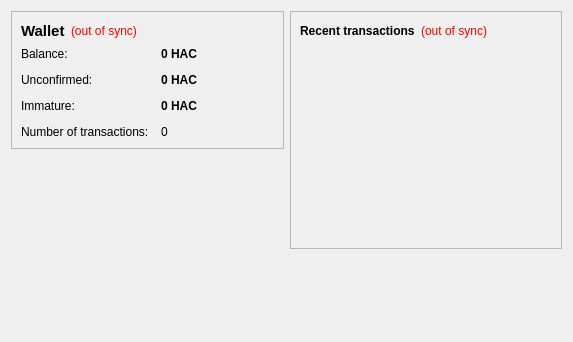
<?xml version="1.0" encoding="UTF-8"?>
<ui version="4.0">
 <class>OverviewPage</class>
 <widget class="QWidget" name="OverviewPage">
  <property name="geometry">
   <rect>
    <x>0</x>
    <y>0</y>
    <width>573</width>
    <height>342</height>
   </rect>
  </property>
  <property name="windowTitle">
   <string>Form</string>
  </property>
  <layout class="QHBoxLayout" name="horizontalLayout" stretch="1,1">
   <item>
    <layout class="QVBoxLayout" name="verticalLayout_2">
     <item>
      <widget class="QFrame" name="frame">
       <property name="frameShape">
        <enum>QFrame::StyledPanel</enum>
       </property>
       <property name="frameShadow">
        <enum>QFrame::Raised</enum>
       </property>
       <layout class="QVBoxLayout" name="verticalLayout_4">
        <item>
         <layout class="QHBoxLayout" name="horizontalLayout_4">
          <item>
           <widget class="QLabel" name="label_5">
            <property name="font">
             <font>
              <pointsize>11</pointsize>
              <weight>75</weight>
              <bold>true</bold>
             </font>
            </property>
            <property name="text">
             <string>Wallet</string>
            </property>
           </widget>
          </item>
          <item>
           <widget class="QLabel" name="labelWalletStatus">
            <property name="toolTip">
             <string>The displayed information may be out of date. Your wallet automatically synchronizes with the HamburgeCoin network after a connection is established, but this process has not completed yet.</string>
            </property>
            <property name="styleSheet">
             <string notr="true">QLabel { color: red; }</string>
            </property>
            <property name="text">
             <string notr="true">(out of sync)</string>
            </property>
            <property name="alignment">
             <set>Qt::AlignLeading|Qt::AlignLeft|Qt::AlignVCenter</set>
            </property>
           </widget>
          </item>
          <item>
           <spacer name="horizontalSpacer_2">
            <property name="orientation">
             <enum>Qt::Horizontal</enum>
            </property>
            <property name="sizeHint" stdset="0">
             <size>
              <width>40</width>
              <height>20</height>
             </size>
            </property>
           </spacer>
          </item>
         </layout>
        </item>
        <item>
         <layout class="QFormLayout" name="formLayout_2">
          <property name="fieldGrowthPolicy">
           <enum>QFormLayout::AllNonFixedFieldsGrow</enum>
          </property>
          <property name="horizontalSpacing">
           <number>12</number>
          </property>
          <property name="verticalSpacing">
           <number>12</number>
          </property>
          <item row="0" column="0">
           <widget class="QLabel" name="label">
            <property name="text">
             <string>Balance:</string>
            </property>
           </widget>
          </item>
          <item row="0" column="1">
           <widget class="QLabel" name="labelBalance">
            <property name="font">
             <font>
              <weight>75</weight>
              <bold>true</bold>
             </font>
            </property>
            <property name="cursor">
             <cursorShape>IBeamCursor</cursorShape>
            </property>
            <property name="toolTip">
             <string>Your current balance</string>
            </property>
            <property name="text">
             <string notr="true">0 HAC</string>
            </property>
            <property name="textInteractionFlags">
             <set>Qt::LinksAccessibleByMouse|Qt::TextSelectableByKeyboard|Qt::TextSelectableByMouse</set>
            </property>
           </widget>
          </item>
          <item row="1" column="0">
           <widget class="QLabel" name="label_3">
            <property name="text">
             <string>Unconfirmed:</string>
            </property>
           </widget>
          </item>
          <item row="1" column="1">
           <widget class="QLabel" name="labelUnconfirmed">
            <property name="font">
             <font>
              <weight>75</weight>
              <bold>true</bold>
             </font>
            </property>
            <property name="cursor">
             <cursorShape>IBeamCursor</cursorShape>
            </property>
            <property name="toolTip">
             <string>Total of transactions that have yet to be confirmed, and do not yet count toward the current balance</string>
            </property>
            <property name="text">
             <string notr="true">0 HAC</string>
            </property>
            <property name="textInteractionFlags">
             <set>Qt::LinksAccessibleByMouse|Qt::TextSelectableByKeyboard|Qt::TextSelectableByMouse</set>
            </property>
           </widget>
          </item>
          <item row="3" column="0">
           <widget class="QLabel" name="label_2">
            <property name="text">
             <string>Number of transactions:</string>
            </property>
           </widget>
          </item>
          <item row="3" column="1">
           <widget class="QLabel" name="labelNumTransactions">
            <property name="toolTip">
             <string>Total number of transactions in wallet</string>
            </property>
            <property name="text">
             <string notr="true">0</string>
            </property>
           </widget>
          </item>
          <item row="2" column="0">
           <widget class="QLabel" name="labelImmatureText">
            <property name="text">
             <string>Immature:</string>
            </property>
           </widget>
          </item>
          <item row="2" column="1">
           <widget class="QLabel" name="labelImmature">
            <property name="font">
             <font>
              <weight>75</weight>
              <bold>true</bold>
             </font>
            </property>
            <property name="toolTip">
             <string>Mined balance that has not yet matured</string>
            </property>
            <property name="text">
             <string notr="true">0 HAC</string>
            </property>
            <property name="textInteractionFlags">
             <set>Qt::LinksAccessibleByMouse|Qt::TextSelectableByKeyboard|Qt::TextSelectableByMouse</set>
            </property>
           </widget>
          </item>
         </layout>
        </item>
       </layout>
      </widget>
     </item>
     <item>
      <spacer name="verticalSpacer">
       <property name="orientation">
        <enum>Qt::Vertical</enum>
       </property>
       <property name="sizeHint" stdset="0">
        <size>
         <width>20</width>
         <height>40</height>
        </size>
       </property>
      </spacer>
     </item>
    </layout>
   </item>
   <item>
    <layout class="QVBoxLayout" name="verticalLayout_3">
     <item>
      <widget class="QFrame" name="frame_2">
       <property name="frameShape">
        <enum>QFrame::StyledPanel</enum>
       </property>
       <property name="frameShadow">
        <enum>QFrame::Raised</enum>
       </property>
       <layout class="QVBoxLayout" name="verticalLayout">
        <item>
         <layout class="QHBoxLayout" name="horizontalLayout_2">
          <item>
           <widget class="QLabel" name="label_4">
            <property name="text">
             <string>&lt;b&gt;Recent transactions&lt;/b&gt;</string>
            </property>
           </widget>
          </item>
          <item>
           <widget class="QLabel" name="labelTransactionsStatus">
            <property name="toolTip">
             <string>The displayed information may be out of date. Your wallet automatically synchronizes with the HamburgeCoin network after a connection is established, but this process has not completed yet.</string>
            </property>
            <property name="styleSheet">
             <string notr="true">QLabel { color: red; }</string>
            </property>
            <property name="text">
             <string notr="true">(out of sync)</string>
            </property>
            <property name="alignment">
             <set>Qt::AlignRight|Qt::AlignTrailing|Qt::AlignVCenter</set>
            </property>
           </widget>
          </item>
          <item>
           <spacer name="horizontalSpacer">
            <property name="orientation">
             <enum>Qt::Horizontal</enum>
            </property>
            <property name="sizeHint" stdset="0">
             <size>
              <width>40</width>
              <height>20</height>
             </size>
            </property>
           </spacer>
          </item>
         </layout>
        </item>
        <item>
         <widget class="QListView" name="listTransactions">
          <property name="styleSheet">
           <string notr="true">QListView { background: transparent; }</string>
          </property>
          <property name="frameShape">
           <enum>QFrame::NoFrame</enum>
          </property>
          <property name="verticalScrollBarPolicy">
           <enum>Qt::ScrollBarAlwaysOff</enum>
          </property>
          <property name="horizontalScrollBarPolicy">
           <enum>Qt::ScrollBarAlwaysOff</enum>
          </property>
          <property name="selectionMode">
           <enum>QAbstractItemView::NoSelection</enum>
          </property>
         </widget>
        </item>
       </layout>
      </widget>
     </item>
     <item>
      <spacer name="verticalSpacer_2">
       <property name="orientation">
        <enum>Qt::Vertical</enum>
       </property>
       <property name="sizeHint" stdset="0">
        <size>
         <width>20</width>
         <height>40</height>
        </size>
       </property>
      </spacer>
     </item>
    </layout>
   </item>
  </layout>
 </widget>
 <resources/>
 <connections/>
</ui>
